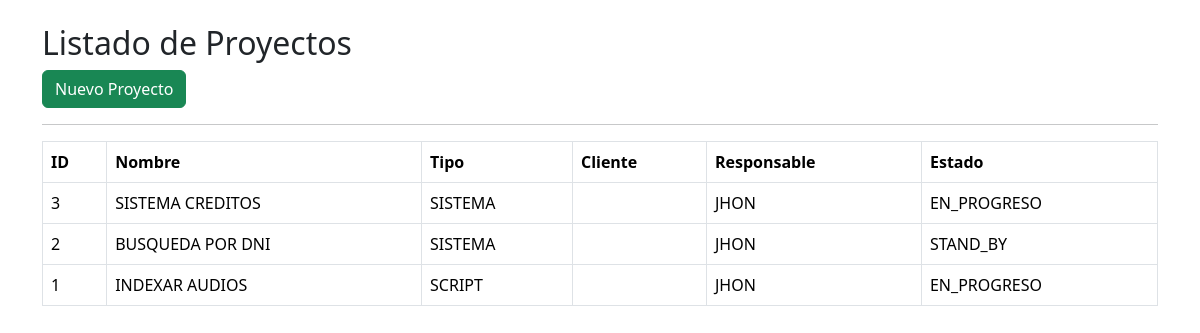
Page /routes.php on the committed database.
### tables this page shows
CREATE TABLE proyectos (
id INT AUTO_INCREMENT PRIMARY KEY,
cliente_id INT NULL,
nombre VARCHAR(200) NOT NULL,
tipo ENUM(
    'SCRIPT',
    'SISTEMA',
    'LABORATORIO',
    'TALLER'
) NOT NULL,
responsable VARCHAR(100) NOT NULL,
prioridad ENUM(
    'PUEDE_ESPERAR',
    'IMPORTANTE',
    'ALTO',
    'MUY_ALTO'
) DEFAULT 'PUEDE_ESPERAR',
avance DECIMAL(5,2) DEFAULT 0,
fecha_inicio DATE,
fecha_entrega DATE,
estado ENUM(
    'STAND_BY',
    'EN_PROGRESO',
    'FINALIZADO',
    'CANCELADO'
) DEFAULT 'STAND_BY',
carpeta VARCHAR(500),
observaciones TEXT,
created_at TIMESTAMP DEFAULT CURRENT_TIMESTAMP,
FOREIGN KEY (cliente_id)
REFERENCES clientes(id)
ON DELETE SET NULL);

### controllers/ProyectoController.php (called while the page is built, shortened)
<?php
require_once __DIR__ . '/../models/Proyecto.php';
class ProyectoController
{
    private $modelo;
    public function __construct($conexion)
    {
        $this->modelo =
        new Proyecto($conexion);
    }
    public function index()
    {
        $proyectos =
        $this->modelo->listar();
        require_once
        'views/proyectos/index.php';
    }
}

### models/Proyecto.php (called while the page is built, shortened)
<?php
class Proyecto
{
    private $conexion;
    public function __construct($conexion)
    {
        $this->conexion = $conexion;
    }
    public function listar()
    {
        $sql = "
            SELECT *
            FROM proyectos
            ORDER BY id DESC
        ";
        $stmt = $this->conexion->prepare($sql);
        $stmt->execute();
        return $stmt->fetchAll(PDO::FETCH_ASSOC);
    }
}

### views/proyectos/index.php (the view, shortened to what this page needs)
<!DOCTYPE html>
<html>
<head>
<link
href="https://cdn.jsdelivr.net/npm/bootstrap@5.3.3/dist/css/bootstrap.min.css"
rel="stylesheet">
</head>
<body>
<div class="container mt-4">
<h2>
Listado de Proyectos
</h2>
<a
href="?accion=crear"
class="btn btn-success">
Nuevo Proyecto
</a>
<hr>
<table
class="table table-bordered">
<tr>
<th>ID</th>
<th>Nombre</th>
<th>Tipo</th>
<th>Cliente</th>
<th>Responsable</th>
<th>Estado</th>
</tr>
<?php foreach($proyectos as $p): ?>
<tr>
<td><?= $p['id'] ?></td>
<td><?= $p['nombre'] ?></td>
<td><?= $p['tipo'] ?></td>
<td><?= $p['cliente'] ?></td>
<td><?= $p['responsable'] ?></td>
<td><?= $p['estado'] ?></td>
</tr>
<?php endforeach; ?>
</table>
</div>
</body>
</html>

### rows in the picture
proyectos: id "3", nombre "SISTEMA CREDITOS", tipo "SISTEMA", responsable "JHON", estado "EN_PROGRESO"
proyectos: id "2", nombre "BUSQUEDA POR DNI", tipo "SISTEMA", responsable "JHON", estado "STAND_BY"
proyectos: id "1", nombre "INDEXAR AUDIOS", tipo "SCRIPT", responsable "JHON", estado "EN_PROGRESO"
